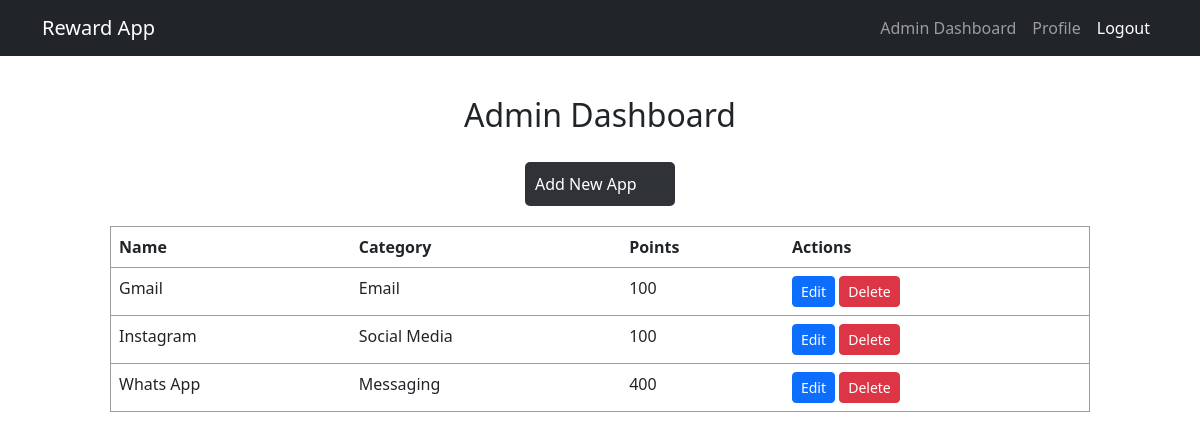
The app's page /admin_dashboard/ (signed in), older data.
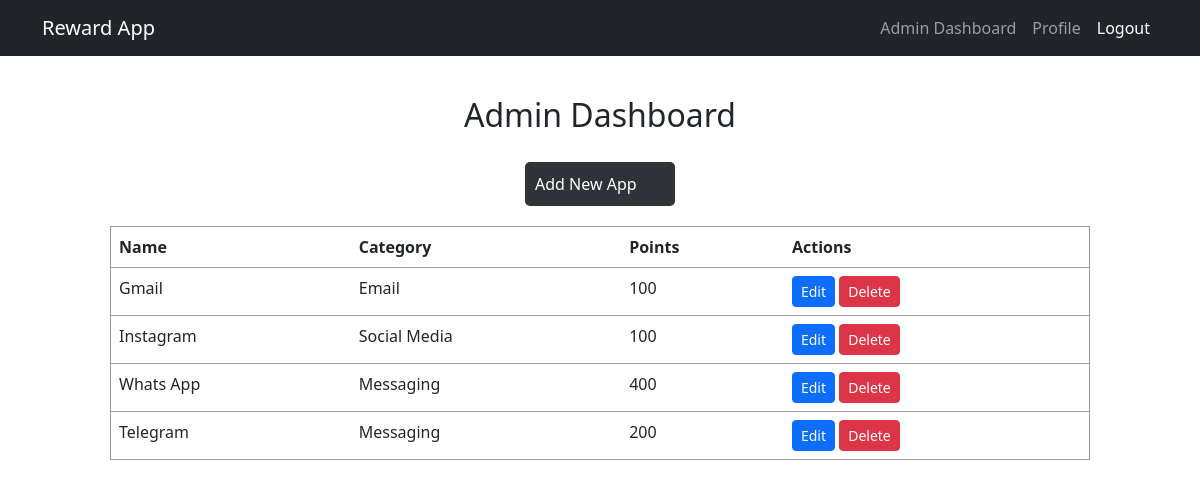
The same page, newer data.
### app_manager/models.py (models this page shows, shortened)
class App(models.Model):
    name = models.CharField(max_length=255)
    link = models.URLField()
    category = models.CharField(max_length=100)
    sub_category = models.CharField(max_length=100)
    points = models.IntegerField(default=0)
    icon = models.ImageField(upload_to='app_icons/', blank=True, null=True)  # Store in /media/app_icons/

### app_manager/views.py (the view)
# urls.py: path('admin_dashboard/', views.admin_dashboard, name='admin_dashboard'),
@login_required
def admin_dashboard(request):
    user_profile, created = UserProfile.objects.get_or_create(user=request.user)
    if not user_profile.is_admin:
        return HttpResponseForbidden("You are not authorized to access this page.")
    apps = App.objects.all()
    return render(request, 'admin_dashboard.html', {'apps': apps})

### app_manager/templates/admin_dashboard.html (shortened to what this page needs)
{% extends "base.html" %}
{% block content %}
<div class="admin-dashboard">
<h2>Admin Dashboard</h2>
<a href="{% url 'add_app' %}" class="addNewApp-btn">Add New App</a>
<table class="table">
    <thead>
        <tr>
            <th>Name</th>
            <th>Category</th>
            <th>Points</th>
            <th>Actions</th>
        </tr>
    </thead>
    <tbody>
        {% for app in apps %}
        <tr>
            <td>{{ app.name }}</td>
            <td>{{ app.category }}</td>
            <td>{{ app.points }}</td>
            <td>
                <a href="{% url 'edit_app' app.id %}" class="btn btn-primary btn-sm">Edit</a>
                <a href="{% url 'delete_app' app.id %}" class="btn btn-danger btn-sm">Delete</a>
            </td>
        </tr>
        {% endfor %}
    </tbody>
</table>
</div>
{% endblock %}

Row changes from the older to the newer data that the page shows:
added App: name "Telegram", category "Messaging", points "200"
